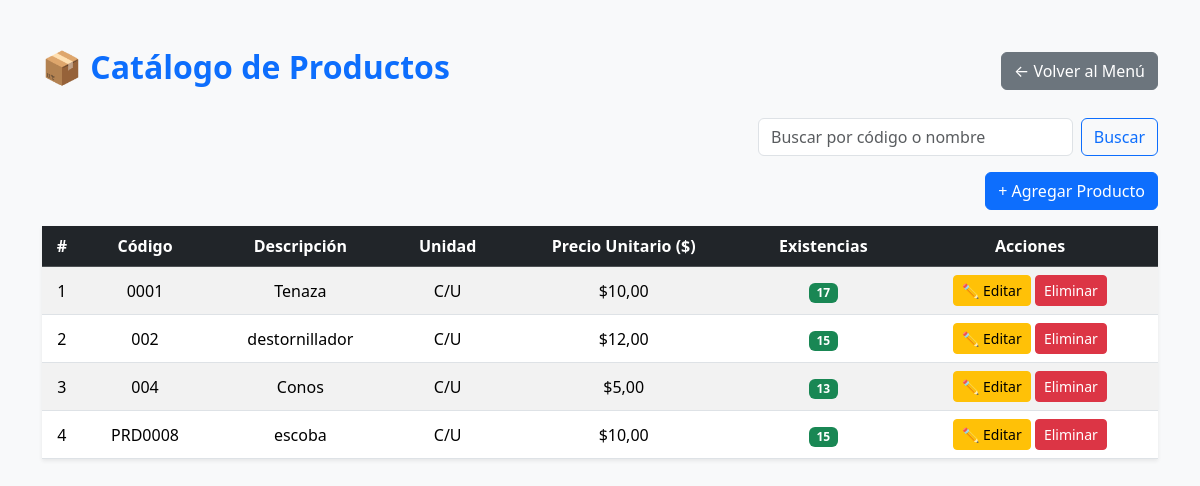
Page /productos/ (signed in) on the committed database.
### Modulos/Facturacion/models.py (models this page shows, shortened)
class Producto(models.Model):
    empresa = models.ForeignKey(Empresa, on_delete=models.CASCADE, null=True, blank=True)
    codigo = models.CharField(max_length=20)
    descripcion = models.CharField(max_length=150)
    unidad_medida = models.CharField(max_length=10, default='C/U')
    precio_unitario = models.DecimalField(max_digits=10, decimal_places=2)
    inventario = models.IntegerField(default=0, editable=False)

### Modulos/Facturacion/views.py (the view)
# urls.py: path('productos/', views.lista_productos, name='lista_productos'),
@login_required
def lista_productos(request):
    query = request.GET.get('q', '')
    productos = Producto.objects.all().order_by('codigo')
    if query:
        productos = productos.filter(
            Q(codigo__icontains=query) |
            Q(descripcion__icontains=query)
        )
    return render(request, 'Facturacion/productos.html', {
        'productos': productos,
        'query': query
    })

### Modulos/Facturacion/templates/Facturacion/productos.html (shortened to what this page needs)
{% load static %}
<!DOCTYPE html>
<html lang="es">
<head>
    <link href="https://cdn.jsdelivr.net/npm/bootstrap@5.3.3/dist/css/bootstrap.min.css" rel="stylesheet">
</head>
<body class="bg-light">
<div class="container mt-5">
    <div class="d-flex justify-content-between align-items-center mb-4">
        <h2 class="fw-bold text-primary">📦 Catálogo de Productos</h2>
        <a href="{% url 'menu_catalogos' %}" class="btn btn-secondary">← Volver al Menú</a>
    </div>
    <form method="get" class="d-flex mb-3" style="max-width: 400px; margin-left:auto;">
        <input type="text" name="q" class="form-control" placeholder="Buscar por código o nombre" value="{{ query|default:'' }}">
        <button class="btn btn-outline-primary ms-2">Buscar</button>
    </form>
    <div class="d-flex justify-content-end mb-3">
        <button class="btn btn-primary" data-bs-toggle="modal" data-bs-target="#modalProducto">
            + Agregar Producto
        </button>
    </div>
    <table class="table table-hover table-striped align-middle text-center shadow-sm">
        <thead class="table-dark">
            <tr>
                <th>#</th>
                <th>Código</th>
                <th>Descripción</th>
                <th>Unidad</th>
                <th>Precio Unitario ($)</th>
                <th>Existencias</th>
                <th>Acciones</th>
            </tr>
        </thead>
        <tbody>
            {% for producto in productos %}
            <tr>
                <td>{{ forloop.counter }}</td>
                <td>{{ producto.codigo }}</td>
                <td>{{ producto.descripcion }}</td>
                <td>{{ producto.unidad_medida }}</td>
                <td>${{ producto.precio_unitario }}</td>
                <td>
                    {% if producto.inventario > 10 %}
                        <span class="badge bg-success">{{ producto.inventario }}</span>
                    {% elif producto.inventario > 0 %}
                        <span class="badge bg-warning text-dark">{{ producto.inventario }}</span>
                    {% else %}
                        <span class="badge bg-danger">0</span>
                    {% endif %}
                </td>
                <td>
                    <button class="btn btn-sm btn-warning"
                            data-bs-toggle="modal"
                            data-bs-target="#modalEditarProducto"
                            data-url="{% url 'editar_producto' producto.id %}">
                        ✏️ Editar
                    </button>
                    <a href="{% url 'eliminar_producto' producto.id %}" class="btn btn-sm btn-danger"
                       onclick="return confirm('¿Estás seguro de eliminar este producto?');">Eliminar</a>
                </td>
            </tr>
            {% empty %}
            <tr>
                <td colspan="7" class="text-muted">No hay productos registrados.</td>
            </tr>
            {% endfor %}
        </tbody>
    </table>
</div>
</body>
</html>

### rows in the picture
Producto: codigo "0001", descripcion "Tenaza", unidad_medida "C/U", precio_unitario "10,00", inventario "17"
Producto: codigo "002", descripcion "destornillador", unidad_medida "C/U", precio_unitario "12,00", inventario "15"
Producto: codigo "004", descripcion "Conos", unidad_medida "C/U", precio_unitario "5,00", inventario "13"
Producto: codigo "PRD0008", descripcion "escoba", unidad_medida "C/U", precio_unitario "10,00", inventario "15"
